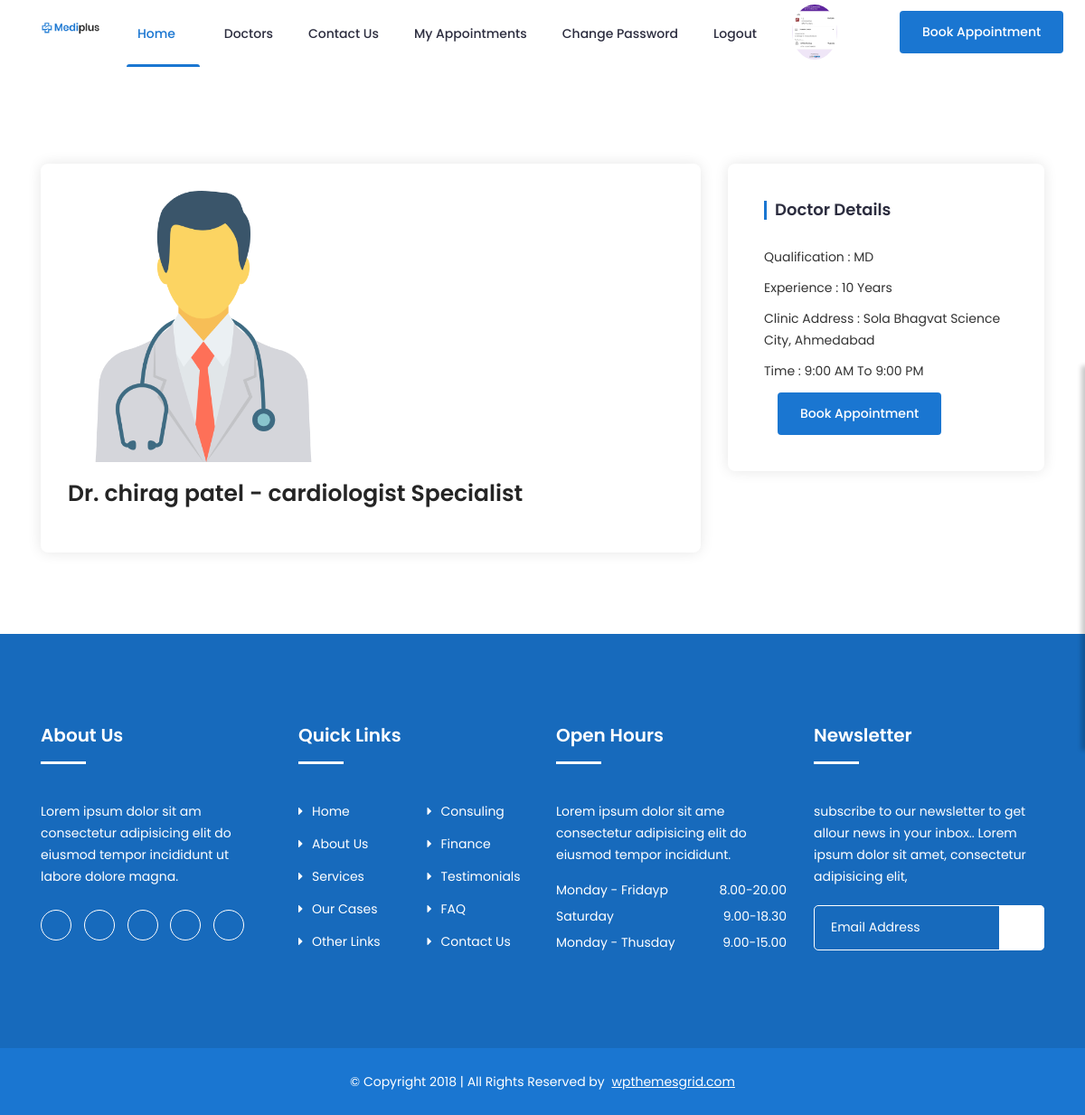
The app's page /details/2/ (signed in) with its own data.
### myapp/models.py (models this page shows, shortened)
class Doctor_Profile(models.Model):
	doctor=models.ForeignKey(User,on_delete=models.CASCADE)
	qualification=models.CharField(max_length=100)
	specialization=models.CharField(max_length=100)
	experience_in_years=models.PositiveIntegerField()
	clinic_address=models.TextField()
	time=models.CharField(max_length=100)

class User(models.Model):
	fname=models.CharField(max_length=100)
	lname=models.CharField(max_length=100)
	email=models.EmailField()
	mobile=models.PositiveIntegerField()
	address=models.TextField()
	gender=models.CharField(max_length=100)
	password=models.CharField(max_length=100)
	usertype=models.CharField(max_length=100,default='patient')
	profile_picture=models.ImageField(upload_to="profile_picture/",default="")

### myapp/views.py (the view)
# urls.py: path('details/<int:pk>/',views.details,name='details'),
def details(request,pk):
	doctor_profile=Doctor_Profile.objects.get(pk=pk)
	return render(request,'details.html',{'doctor_profile':doctor_profile})

### myapp/templates/details.html
{% extends 'header.html' %}
{% block content %}
{% load static %}
<!doctype html>
<html class="no-js" lang="zxx">
    <head>
    </head>
    <body>
		<section class="news-single section">
			<div class="container">
				<div class="row">
					<div class="col-lg-8 col-12">
						<div class="row">
							<div class="col-12">
								<div class="single-main">
									<div class="news-head">
										<img src="{{doctor_profile.doctor.profile_picture.url}}" style="width:300px; height: 300px;" alt="#">
									</div>
									<h1 class="news-title"><a href="news-single.html">Dr. {{doctor_profile.doctor.fname}} {{doctor_profile.doctor.lname}} - {{doctor_profile.specialization}} Specialist</a></h1>
								</div>
							</div>
						</div>
					</div>
					<div class="col-lg-4 col-12">
						<div class="main-sidebar">
							<div class="single-widget category">
								<h3 class="title">Doctor Details</h3>
								<ul class="categor-list">
									<li><a href="#">Qualification : {{doctor_profile.qualification}}</a></li>
									<li><a href="#">Experience : {{doctor_profile.experience_in_years}} Years</a></li>
									<li><a href="#">Clinic Address : {{doctor_profile.clinic_address}}</a></li>
									<li><a href="#">Time : {{doctor_profile.time}}</a></li>
								</ul>
								<div class="col-lg-2 col-12">
									<div class="get-quote">
										<a href="{% url 'book-appointment' pk=doctor_profile.pk %}" class="btn">Book Appointment</a>
									</div>
								</div>
							</div>
					</div>
				</div>
			</div>
		</section>
    </body>
</html>
{% endblock %}

### records on screen
Doctor_Profile: doctor.profile_picture (picture), doctor.fname "chirag", doctor.lname "patel", specialization "cardiologist", qualification "MD", experience_in_years "10", clinic_address "Sola Bhagvat Science City, Ahmedabad", time "9:00 AM To 9:00 PM"
